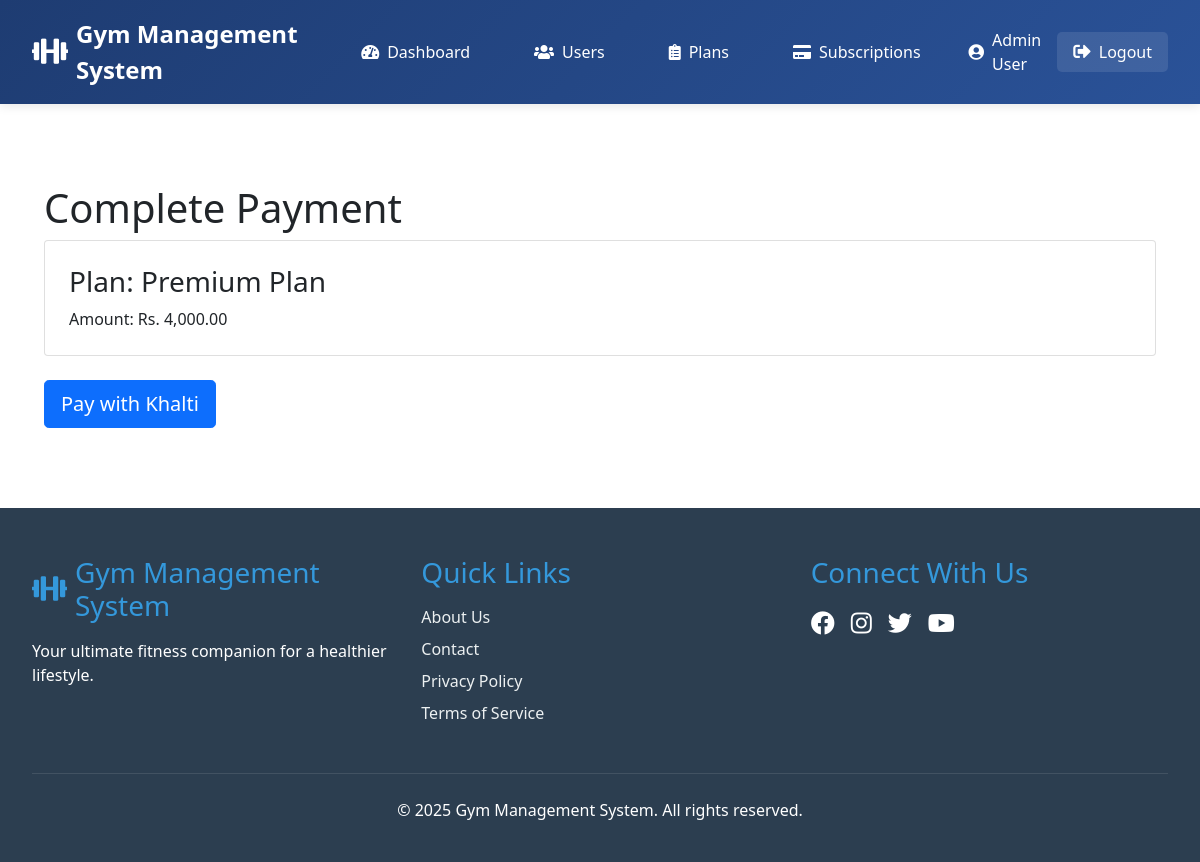
Page /user/payment.php?subscription_id=1 (signed in) on the earlier database version.
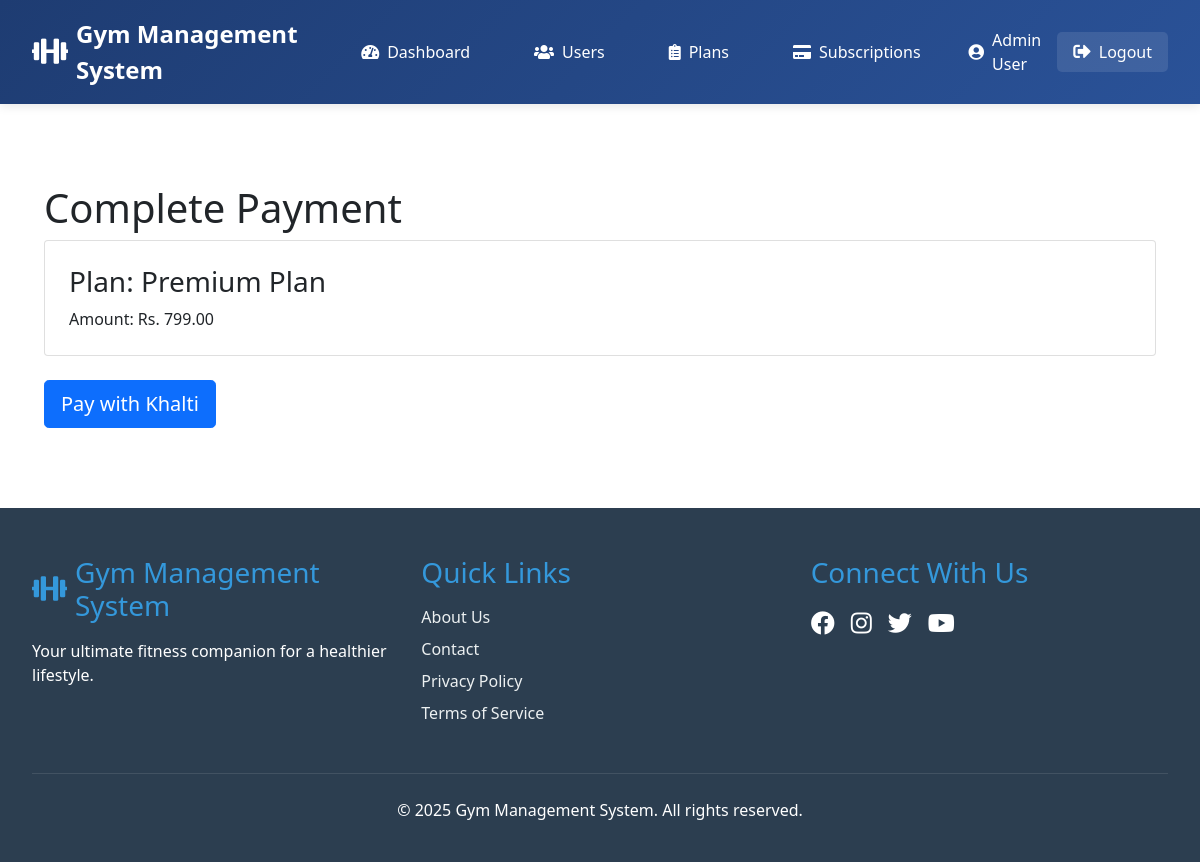
Same page on the later database version.
### tables this page shows
CREATE TABLE subscriptions (
    subscription_id INT AUTO_INCREMENT PRIMARY KEY,
    user_id INT NOT NULL,
    plan_id INT NOT NULL,
    subscription_date TIMESTAMP DEFAULT CURRENT_TIMESTAMP,
    payment_status ENUM('Pending', 'Paid', 'Approved', 'Rejected') DEFAULT 'Pending',
    approval_date TIMESTAMP NULL,
    admin_note TEXT NULL,
    FOREIGN KEY (user_id) REFERENCES users(user_id) ON DELETE CASCADE,
    FOREIGN KEY (plan_id) REFERENCES gym_plans(plan_id) ON DELETE CASCADE
);

CREATE TABLE gym_plans (
    plan_id INT AUTO_INCREMENT PRIMARY KEY,
    plan_name VARCHAR(100) NOT NULL,
    plan_description TEXT,
    plan_price DECIMAL(10, 2) NOT NULL,
    plan_duration INT NOT NULL  
);

### user/payment.php (the view, shortened to what this page needs)
<?php
require_once '../includes/header.php';
$subscription_id = intval($_GET['subscription_id']);
$sql = "SELECT s.*, g.plan_name, g.plan_price, u.full_name, u.email, u.phone_number
        FROM subscriptions s
        JOIN gym_plans g ON s.plan_id = g.plan_id
        JOIN users u ON s.user_id = u.user_id
        WHERE s.subscription_id = ?";
$stmt = mysqli_prepare($con, $sql);
mysqli_stmt_bind_param($stmt, "i", $subscription_id);
mysqli_stmt_execute($stmt);
$subscription = mysqli_stmt_get_result($stmt)->fetch_assoc();
?>
<div class="container mt-5">
    <div class="payment-section">
        <h1>Complete Payment</h1>
        <div class="payment-details card p-4 mb-4">
            <h3>Plan: <?php echo htmlspecialchars($subscription['plan_name']); ?></h3>
            <p class="mb-0">Amount: Rs. <?php echo number_format($subscription['plan_price'], 2); ?></p>
        </div>
        <button id="payment-button" class="btn btn-primary btn-lg">Pay with Khalti</button>
    </div>
</div>
<?php
require_once '../includes/footer.php';

Differences in the rows shown:
changed through a linked row, subscriptions "Premium Plan": plan.plan_price "4,000.00" → "799.00"
